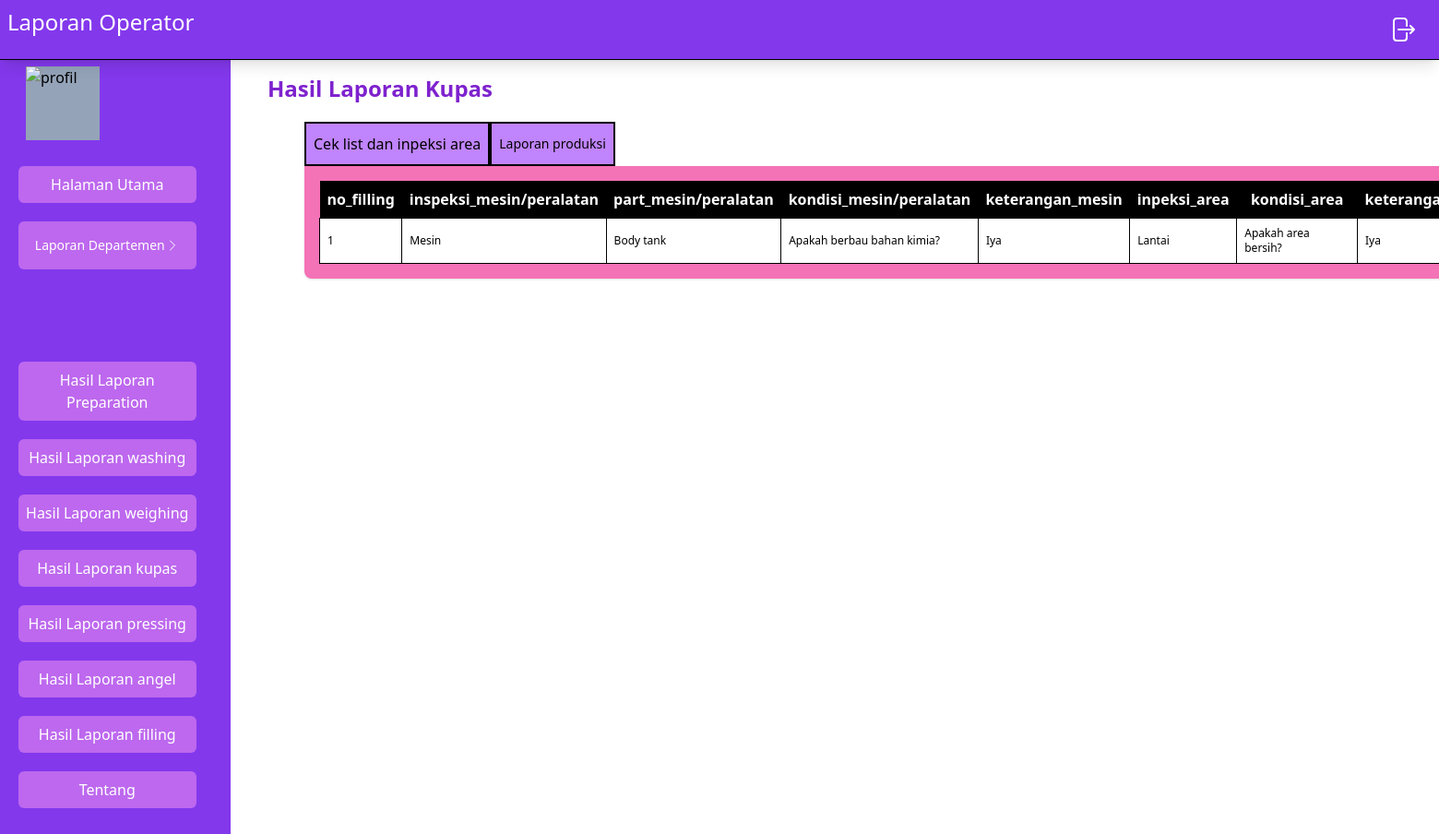
Page /src/Operator/laporanFilling.php on the committed database.
### tables this page shows
CREATE TABLE `form_filling_inspeksi_area` (
  `no_filling` int NOT NULL,
  `inspeksi_mesin/peralatan` set('Mesin','Peralatan') NOT NULL,
  `part_mesin/peralatan` set('Body tank','Motor agilator','Pipa dan selang product','Conveyor','Nozzle','Mesin digital filling','Kaki mesin','Kabel selang angin','Krat','Slat','Jar 29L','Jar 5L','Selang air','Gelas ukur') NOT NULL,
  `kondisi_mesin/peralatan` set('Apakah berbau bahan kimia?','Apakah ada berjamur dan berkarat?','Apakah sudah diberi pelumas?','Apakah ada bagian yang kendor/part hilang?','Apakah ada bagian pecah/sobek/bocor/patah?','Apakah berfungsi normal?') NOT NULL,
  `keterangan_mesin` enum('Iya','Tidak') NOT NULL,
  `inpeksi_area` set('Lantai','Dinding','Gutter','Convayor','Wastafel stainless','pipa dan selang air') NOT NULL,
  `kondisi_area` set('Apakah area bersih?','Apakah ada area yang terkelupas?','Apakah ada area yang retak?','Apakah ada area yang berjamur?','Apakah ada sisa buah atau sayur?') NOT NULL,
  `keterangan_area` enum('Iya','Tidak') NOT NULL,
  `inspeksi_alat_cleaning` set('Alat pel','Tarikan air','Tools','Sikat','Sikat gagang','Sponge') NOT NULL,
  `kondisi_alat_cleaning` set('Apakah alat bersih?','Apakah alat berfungsi normal?','Apakah alat ada identitas?','Apakah alat bebas dari jamur?') NOT NULL,
  `keterangan_alat_cleaning` enum('Iya','Tidak') NOT NULL,
  `tanggal` date NOT NULL
);

### src/Operator/laporanFilling.php (the view, shortened to what this page needs)
<?php
include("navbar.php");
include("../koneksi.php");
$getDataCekList = mysqli_query($con ,"SELECT * FROM `form_filling_inspeksi_area` ");
?>
<!DOCTYPE html>
<html lang="en">
<head>
  <link rel="stylesheet" href="../../dist/output.css" />
</head>
<body>
  <div>
    <div class="flex">
      <?php
      require "sidebar.php";
      ?>
      <div class="mainPage container mt-20 w-1/2 ml-20 ">
        <h1 class="text-2xl -ml-10 mb-5 text-purple-700 font-bold">
          Hasil Laporan Kupas
        </h1>
        <div class="maincontainer lg:w-[1000px] lg:h-[400px] container h-[300px] w-[600px]">
          <div class="inline">
            <ul class="flex">
              <li
                class="btnProfil bg-purple-400 hover:bg-purple-600 h-12 w-fit p-2 text-md border-2 border-black text-center items-center flex justify-center cursor-pointer">
                Cek list dan inpeksi area
              </li>
              <li
                class="btnUbah bg-purple-400 hover:bg-purple-600  h-12 w-fit p-2 text-md border-2 border-black text-center items-center text-sm flex justify-center cursor-pointer">
                Laporan produksi
              </li>
            </ul>
          </div>
          <div class="bg-pink-400 shadow w-fit rounded-b-lg  flex  justify-center p-2">
          <section class="cekList">
              <div class=" items-center justify-evenly m-2 gap-4 w-full">
                <table>
                    <tr class="bg-black text-white p-2">
                        <th class="p-2">no_filling</th>
                        <th class="p-2">inspeksi_mesin/peralatan</th>
                        <th class="p-2">part_mesin/peralatan </th>
                        <th class="p-2">kondisi_mesin/peralatan</th>
                        <th class="p-2">keterangan_mesin</th>
                        <th class="p-2">inpeksi_area</th>
                        <th class="p-2">kondisi_area </th>
                        <th class="p-2">keterangan_area </th>
                    </tr>
                    <?php
                    $no = 1;
                    while ($data = mysqli_fetch_array($getDataCekList)) {
                        ?>
                        <tr class="text-xs bg-white border  ">
                            <td class=" p-2 border border-black ">
                                <?php echo $no; ?>
                            </td>
                            <td class=" p-2 border border-black ">
                                <?php echo $data['inspeksi_mesin/peralatan']; ?>
                            </td>
                            <td class=" p-2 border border-black ">
                                <?php echo $data['part_mesin/peralatan']; ?>
                            </td>
                            <td class=" p-2 border border-black ">
                                <?php echo $data['kondisi_mesin/peralatan']; ?>
                            </td>
                            <td class=" p-2 border border-black ">
                                <?php echo $data['keterangan_mesin']; ?>
                            </td>
                            <td class=" p-2 border border-black ">
                                <?php echo $data['inpeksi_area']; ?>
                            </td>
                            <td class=" p-2 border border-black ">
                                <?php echo $data['kondisi_area']; ?>
                            </td>
                            <td class=" p-2 border border-black ">
                                <?php echo $data['keterangan_area']; ?>
                            </td>
                        </tr>
                        <?php
                        $no++;
                    }
                    ?>
                </table>
              </div>
            </section>
          </div>
        </div>
      </div>
    </div>
  </div>
</body>
</html>

### rows in the picture
form_filling_inspeksi_area: value "Mesin", value "Body tank", value "Apakah berbau bahan kimia?", keterangan_mesin "Iya", inpeksi_area "Lantai", kondisi_area "Apakah area bersih?", keterangan_area "Iya"
